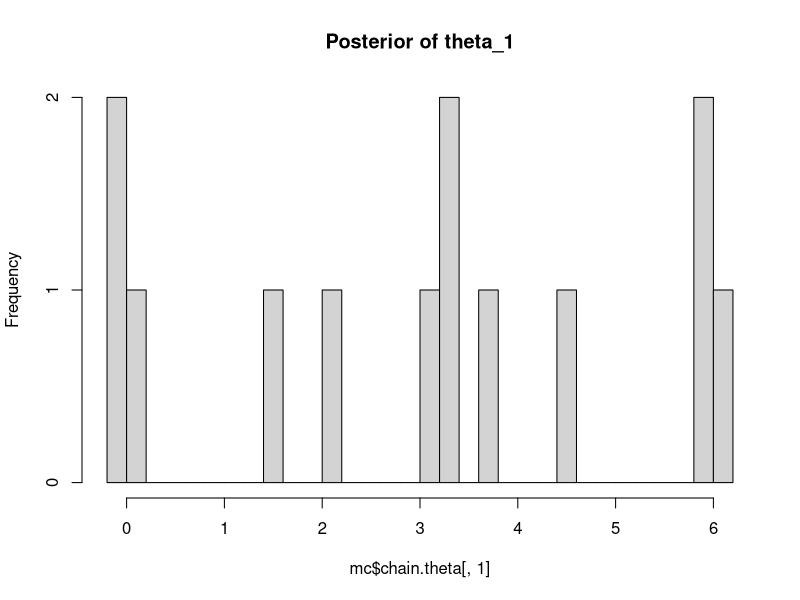
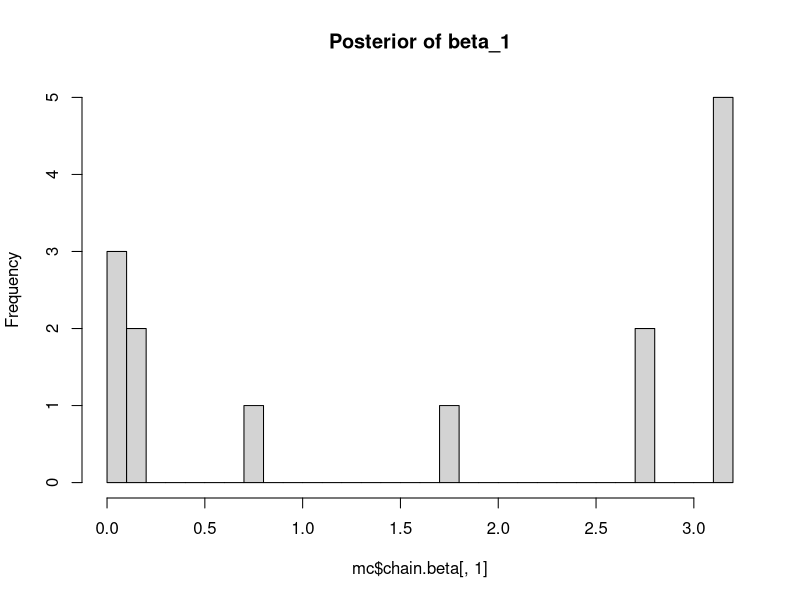
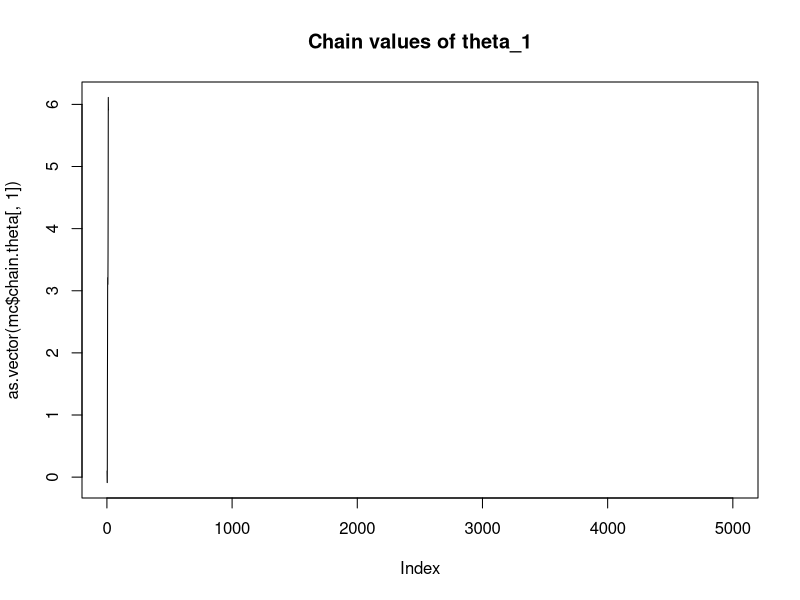
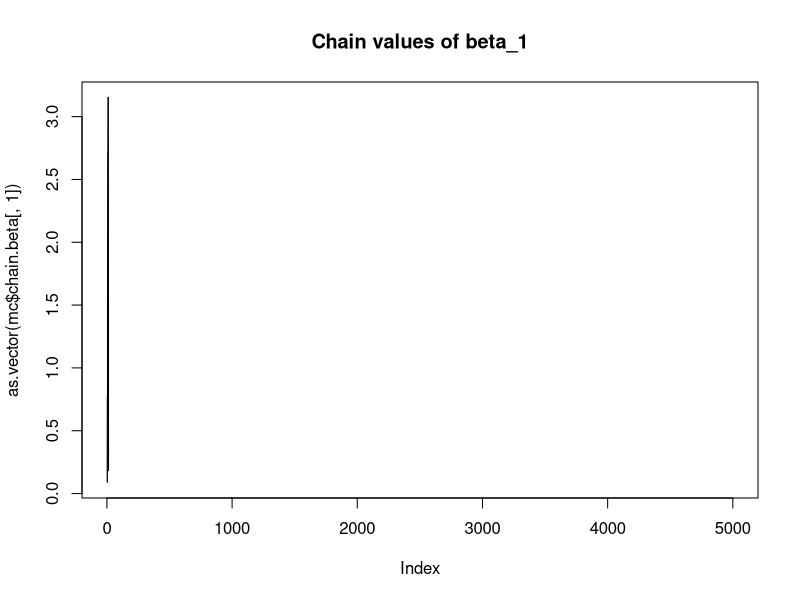

These charts were generated, in order, by the following R code: (Note: this script raises an error after producing the figures.)
library(ggplot2)
library(MCMCpack)
set.seed(62)
#DATA SIMULATION
rasch.modeling <- function(persons, items) {
  temp <- matrix(rep(items, length(persons)), ncol = length(persons))
  exp_index <- t(apply(temp, 1, '-', persons))
  probabilities <- 1 / (1 + exp(exp_index))
  output <- list()
  output$items <- items
  output$persons <- persons
  output$data <- matrix(apply(probabilities, 1, function(x) as.numeric(runif(1) > x)), ncol = length(persons))
  output
}
npersons <- 100
nitems <- 20
items <- rnorm(nitems, 0, 1)
persons <- rnorm(npersons)
rmdata <- rasch.modeling(persons, items)
X <- rmdata$data

probability <- function(beta, theta) {
  return(1 / (1 + exp(beta - theta)))
}

# loglikelihood of the data
data.like <- function(param, data){
  theta <- param[1] # person ability
  b <- param[2] # item difficulty
  p <- exp(theta - b)/(1 + exp(theta - b))
  y <- data # data
  # log likelihood
  like <- sum(y*log(p) + (1 - y)*log(1 - p)) 
  return(like)
}

theta.prior <- function(mean = 0, sd = 1, val){
  mu <- mean # prior mean
  s <- sd # prior standard deviation
  y <- val # observed "x" value from prior
  prior <- dnorm(x = y, mean = mu, sd = s) 
  return(prior)
}

b.prior <- function(mean = 0, sd = 1, val){
  mu <- mean
  s <- sd
  y <- val
  prior <- dnorm(x = y, mean = mu, sd = s)
  return(prior)
} 

# proposal, centered around the current value of the chain
prop.theta <- function(current){
  proposal <- rnorm(current, mean = current, sd = 1)
  return(proposal)
}

prop.beta <- function(current){
  proposal <- rnorm(current, mean = current, sd = 1)
  return(proposal)
}

acceptance <- function(proposal, chain.theta, chain.beta, X, mode) {
  P <- outer(chain.beta, chain.theta, probability)
  nitems <- length(chain.beta)
  npersons <- length(chain.theta)
  if (mode == 0) {
    n <- npersons
    P.proposal <- outer(chain.beta, proposal, probability)
    cond.prob.current <- exp(colSums(log(P) * X + log(1 - P)*(1 - X)))
    cond.prob.proposal <- exp(colSums(log(P.proposal) * X + log(1 - P.proposal)*(1 - X)))
  } else {
    n <- nitems
    P.proposal <- outer(proposal, chain.theta, probability)
    cond.prob.current <- exp(rowSums(log(P) * X + log(1 - P)*(1 - X)))
    cond.prob.proposal <- exp(rowSums(log(P.proposal) * X + log(1 - P.proposal)*(1 - X)))
  }
  ratio <- cond.prob.proposal*theta.prior(val = proposal)/(cond.prob.current*b.prior(val = chain.beta))
  return(pmin(ratio, rep(1,n)))
}


#GS alg
rasch.gs <- function(startvalue.theta, startvalue.beta, iterations, data, nitems, npersons) {
  X <- data
  chain.beta <- array(dim = c(iterations + 1, nitems))
  chain.theta <- array(dim = c(iterations + 1, npersons))
  chain.beta[1,] <- startvalue.beta 
  chain.theta[1,] <- startvalue.theta
  # iterations
  for (i in 2:iterations) {
    t.proposal <- prop.theta(chain.theta[i - 1,]) # sample a new value for theta
    b.proposal <- prop.beta(chain.beta[i - 1,])
    chain.theta[i,] <- ifelse(acceptance(t.proposal, chain.theta[i - 1,], chain.beta[i - 1,], X, 0) < runif(1), 
           t.proposal,
           chain.theta[i - 1,])
    chain.beta[i,] <- ifelse(acceptance(b.proposal, chain.theta[i - 1,], chain.beta[i - 1,], X, 1) < runif(1),
           b.proposal,
           chain.beta[i - 1,])
  }
  list <- list("chain.theta" = mcmc(chain.theta), "chain.beta" = mcmc(chain.beta))
  return(list)
}

startvalue.theta <- rep(0.1, npersons)
startvalue.beta <- rep(0.1, nitems)
iterations <- 5000

mc <- rasch.gs(startvalue.theta, startvalue.beta, iterations, X, nitems, npersons)

par(mfrow = c(1,1))
burnIn <- 25
hist(mc$chain.theta[, 1],nclass = 30, main = "Posterior of theta_1")
abline(v = mean(mc$chain.theta[,1]), col = "red")
hist(mc$chain.beta[,1],nclass = 30, main = "Posterior of beta_1")
abline(v = mean(mc$chain.beta[,1]), col = "red")
plot(as.vector(mc$chain.theta[,1]), type = "l", main = "Chain values of theta_1" )
plot(as.vector(mc$chain.beta[,1]), type = "l",  main = "Chain values of beta_1" )
print(mc$chain.theta[1:burnIn, 1])
print(mc$chain.beta[1:burnIn, 1])
fitdistr(mc$chain.theta[burnIn,], "normal")
fitdistr(mc$chain.beta[burnIn,], "normal")
